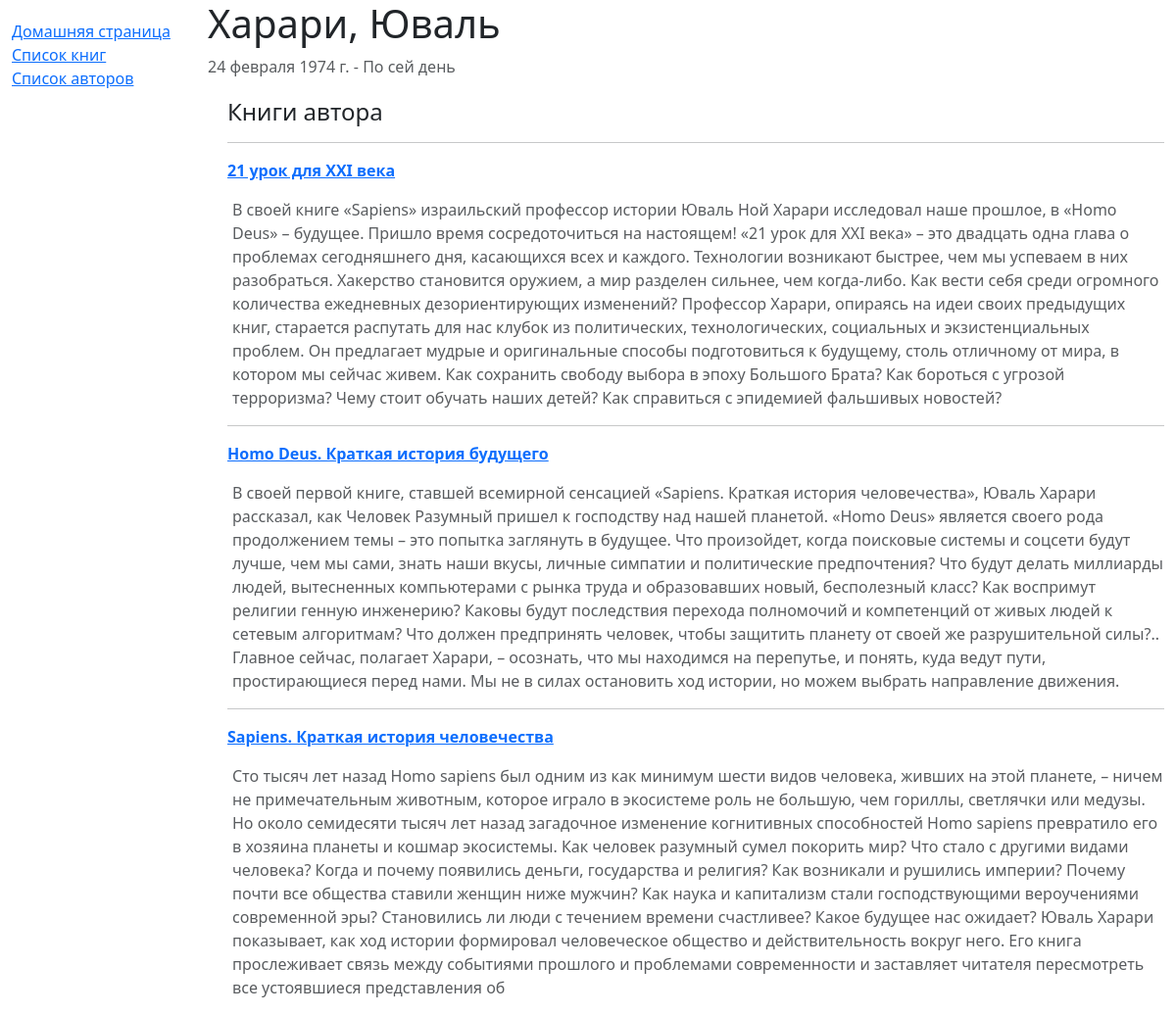
The app's page /catalog/author/1 with its own data.
### catalog/models.py (models this page shows, shortened)
class Author(models.Model):
    first_name = models.CharField(verbose_name='Имя', max_length=100, help_text='Имя и отчество (опционально) автора')
    last_name = models.CharField(verbose_name='Фамилия', max_length=100, help_text='Фамилия автора')
    date_of_birth = models.DateField(verbose_name='Дата рождения', null=True, blank=True, help_text='Дата рождения автора')
    date_of_death = models.DateField(verbose_name='Дата смерти', null=True, blank=True, help_text='Дата смерти автора')
    class Meta:
        ordering = ['last_name', 'first_name']
        verbose_name = 'Автора'
        verbose_name_plural = 'Авторы'

class Book(models.Model):
    title = models.CharField(verbose_name='Название книги', max_length=200, help_text='Название книги')
    summary = models.TextField(verbose_name='Описание', max_length=1500, help_text='Краткое описание книги')
    isbn = models.CharField(verbose_name='ISBN', max_length=25, help_text='13-ти символьный <a href="https://www.isbn-international.org/content/what-isbn''">ISBN номер</a>')
    genre = models.ManyToManyField(Genre, verbose_name='Жанр', help_text='Жанры, к которым относится книга')
    language = models.ForeignKey('Language', verbose_name='Язык', on_delete=models.DO_NOTHING, help_text='Язык, на котором написана книга')
    author = models.ForeignKey('Author', verbose_name='Автор', on_delete=models.SET_NULL, null=True, help_text='Автор книги')
    class Meta:
        ordering = ['author', 'title', 'language']
        verbose_name = 'Книгу'
        verbose_name_plural = 'Книги'

### catalog/views.py (the view)
# urls.py: re_path(r'^author/(?P<pk>\d+)$', views.AuthorDetailView.as_view(), name='author-detail'),
class AuthorDetailView(generic.DetailView):
    model = Author

### catalog/templates/catalog/author_detail.html (shortened to what this page needs)
{% extends "base_generic.html" %}
{% block content %}
  <h1>{{ author.last_name }}, {{ author.first_name }}</h1>
  <p class="text-muted">
    {{ author.date_of_birth }} -
        {% if author.date_of_death %}
            {{ author.date_of_death }}
            {% else %}По сей день
        {% endif %}
  </p>
  <div style="margin-left:20px;margin-top:20px">
    <h4>Книги автора</h4>
    {% for book in author.book_set.all %}
      <hr />
      <a href="{% url 'book-detail' book.pk %}"><p><strong>{{ book.title }}</strong></p></a>
      <p class="text-muted" style="margin-left:5px;">{{ book.summary }}</p>
    {% endfor %}
  </div>
{% endblock %}

### records on screen
Author: date_of_birth "24 февраля 1974 г."
Book: title "21 урок для XXI века", summary "В своей книге «Sapiens» израильский профессор истории Юваль Ной Харари исследовал наше прошлое, в «Homo Deus» – будущее. Пришло время сосредоточиться на настоящем! «21 урок для XXI века» – это двадцать одна глава о проблемах сегодняшнего дня, касающихся всех и каждого. Технологии возникают быстрее, чем мы успеваем в них разобраться. Хакерство становится оружием, а мир разделен сильнее, чем когда-либо. Как вести себя среди огромного количества ежедневных дезориентирующих изменений? Профессор Харари, опираясь на идеи своих предыдущих книг, старается распутать для нас клубок из политических, технологических, социальных и экзистенциальных проблем. Он предлагает мудрые и оригинальные способы…"
Book: title "Homo Deus. Краткая история будущего", summary "В своей первой книге, ставшей всемирной сенсацией «Sapiens. Краткая история человечества», Юваль Харари рассказал, как Человек Разумный пришел к господству над нашей планетой. «Homo Deus» является своего рода продолжением темы – это попытка заглянуть в будущее. Что произойдет, когда поисковые системы и соцсети будут лучше, чем мы сами, знать наши вкусы, личные симпатии и политические предпочтения? Что будут делать миллиарды людей, вытесненных компьютерами с рынка труда и образовавших новый, бесполезный класс? Как воспримут религии генную инженерию? Каковы будут последствия перехода полномочий и компетенций от живых людей к сетевым алгоритмам? Что должен предпринять человек, чтобы защитить…"
Book: title "Sapiens. Краткая история человечества", summary "Сто тысяч лет назад Homo sapiens был одним из как минимум шести видов человека, живших на этой планете, – ничем не примечательным животным, которое играло в экосистеме роль не большую, чем гориллы, светлячки или медузы. Но около семидесяти тысяч лет назад загадочное изменение когнитивных способностей Homo sapiens превратило его в хозяина планеты и кошмар экосистемы. Как человек разумный сумел покорить мир? Что стало с другими видами человека? Когда и почему появились деньги, государства и религия? Как возникали и рушились империи? Почему почти все общества ставили женщин ниже мужчин? Как наука и капитализм стали господствующими вероучениями современной эры? Становились ли люди с течением…"
